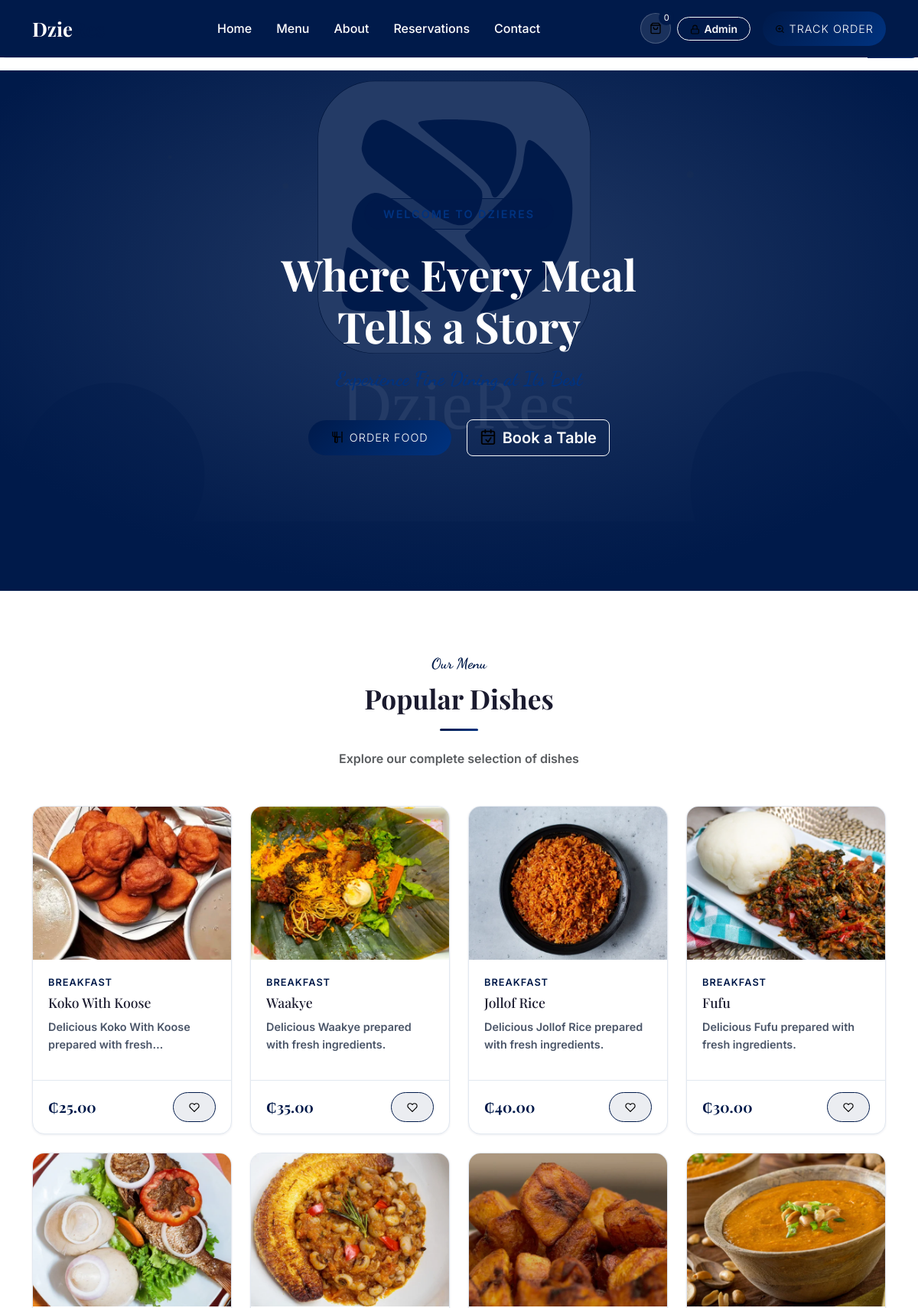
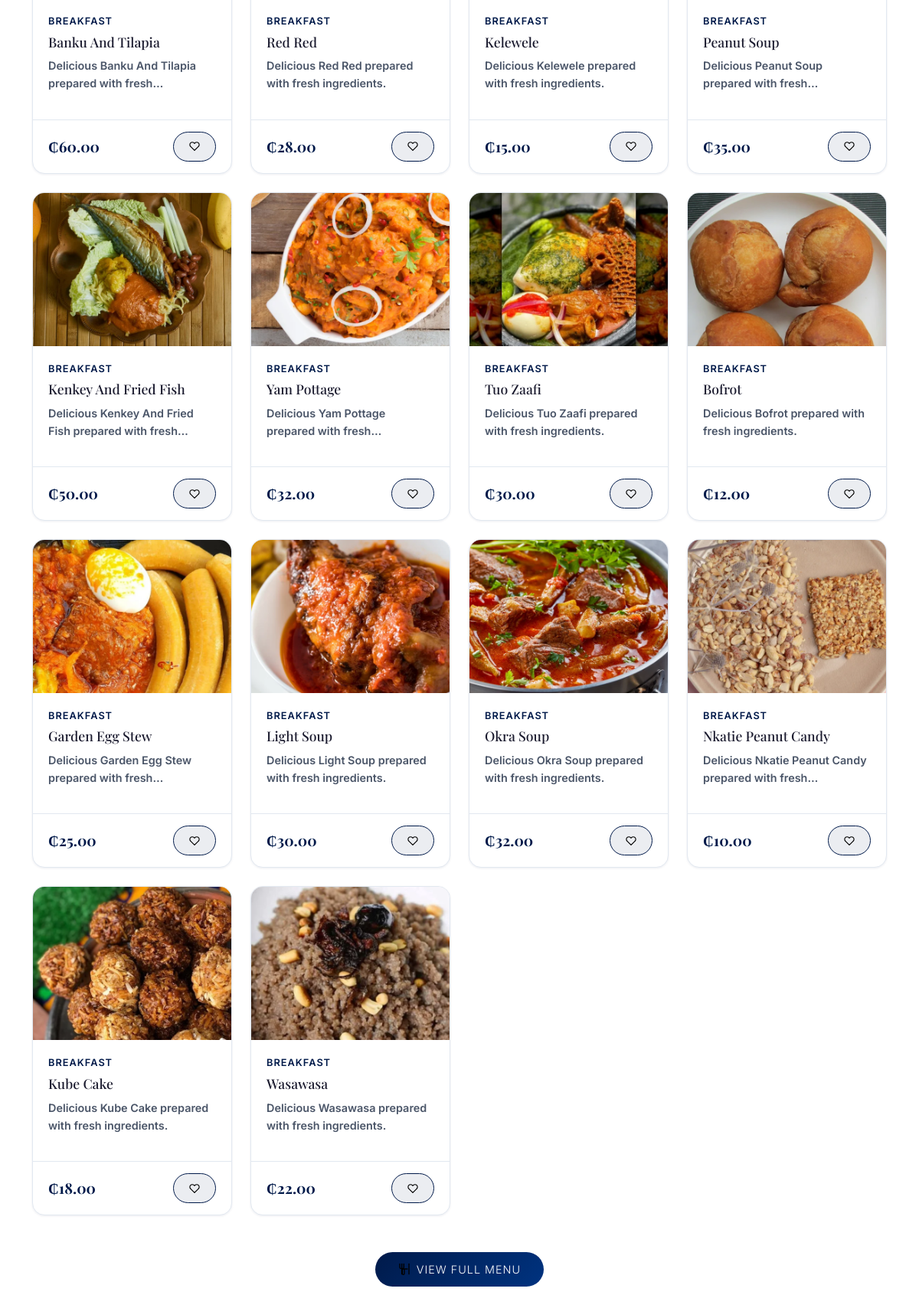
The page / (upper part) on the database its author committed (2 pictures, top to bottom).
### tables this page shows
CREATE TABLE foods (
    id INTEGER PRIMARY KEY AUTOINCREMENT,
    category_id INTEGER NOT NULL,
    name VARCHAR(200) NOT NULL,
    slug VARCHAR(200) NOT NULL UNIQUE,
    description TEXT,
    ingredients TEXT,
    price DECIMAL(10,2) NOT NULL,
    discount_percent DECIMAL(5,2) DEFAULT 0,
    final_price DECIMAL(10,2),
    calories INTEGER,
    preparation_time INTEGER, -- in minutes
    image VARCHAR(255),
    images TEXT, -- JSON array
    spice_level TEXT DEFAULT 'mild',
    availability TEXT DEFAULT 'available',
    status TEXT DEFAULT 'active',
    is_featured INTEGER DEFAULT 0,
    is_todays_special INTEGER DEFAULT 0,
    is_chef_recommendation INTEGER DEFAULT 0,
    tags TEXT, -- JSON array
    serving_size VARCHAR(50),
    allergens TEXT, -- JSON array
    preparation_time_range VARCHAR(50),
    unit TEXT DEFAULT 'plate',
    stock_quantity INTEGER DEFAULT 999,
    min_order_qty INTEGER DEFAULT 1,
    max_order_qty INTEGER DEFAULT 20,
    sort_order INTEGER DEFAULT 0,
    created_at DATETIME DEFAULT CURRENT_TIMESTAMP,
    updated_at DATETIME DEFAULT CURRENT_TIMESTAMP,
    FOREIGN KEY (category_id) REFERENCES categories(id) ON DELETE CASCADE
);

CREATE TABLE categories (
    id INTEGER PRIMARY KEY AUTOINCREMENT,
    name VARCHAR(100) NOT NULL,
    slug VARCHAR(100) NOT NULL UNIQUE,
    description TEXT,
    image VARCHAR(255),
    icon VARCHAR(50),
    parent_id INTEGER,
    sort_order INTEGER DEFAULT 0,
    status TEXT DEFAULT 'active',
    is_featured INTEGER DEFAULT 0,
    created_at DATETIME DEFAULT CURRENT_TIMESTAMP,
    updated_at DATETIME DEFAULT CURRENT_TIMESTAMP,
    FOREIGN KEY (parent_id) REFERENCES categories(id) ON DELETE SET NULL
);

### views/home.php (the view, shortened to what the rows shown need)
<section class="hero-section" id="home">
    <div class="hero-bg"></div>
    <div class="hero-content" data-aos="fade-up">
        <div class="hero-badge">Welcome to DzieRes</div>
        <h1 class="hero-title">Where Every Meal<br>Tells a Story</h1>
        <p class="hero-subtitle">Experience Fine Dining at Its Best</p>
        <div class="hero-buttons">
            <a href="<?= \baseUrl('menu') ?>" class="btn btn-gold btn-lg">
                <?= \icon('utensils', ['style' => 'width:1.1em;height:1.1em;margin-right:0.5rem;vertical-align:-0.15em;']) ?>Order Food
            </a>
            <a href="<?= \baseUrl('reservations') ?>" class="btn btn-outline-light btn-lg">
                <?= \icon('calendar-check', ['style' => 'width:1.1em;height:1.1em;margin-right:0.5rem;vertical-align:-0.15em;']) ?>Book a Table
            </a>
        </div>
    </div>
</section>
<section class="section-padding" id="menu">
    <div class="container">
        <div class="text-center mb-5" data-aos="fade-up">
            <p class="section-subtitle">Our Menu</p>
            <h2 class="section-title">Popular Dishes</h2>
            <div class="section-divider mx-auto"></div>
            <p class="text-muted">Explore our complete selection of dishes</p>
        </div>
        <div class="row g-4">
            <?php if (!empty($allFoods)): ?>
                <?php foreach ($allFoods as $food): ?>
                <div class="col-md-6 col-lg-4 col-xl-3" data-aos="fade-up">
                    <div class="food-card">
                        <div class="food-image">
                            <a href="<?= \baseUrl('menu/' . $food->slug) ?>">
                                <img src="<?= \menuImageUrl($food) ?>" alt="<?= \escape($food->name) ?>" loading="lazy">
                            </a>
                        </div>
                        <div class="food-body">
                            <p class="food-category"><?= \escape($food->category_name ?? '') ?></p>
                            <h5 class="food-name">
                                <a href="<?= \baseUrl('menu/' . $food->slug) ?>" class="text-decoration-none text-reset stretched-link-target">
                                    <?= \escape($food->name) ?>
                                </a>
                            </h5>
                            <p class="food-description"><?= \truncate($food->description ?? '', 70) ?></p>
                        </div>
                        <div class="food-footer">
                            <div class="food-price">
                                <?= \formatPrice($food->final_price ?? $food->price) ?>
                            </div>
                            <button class="btn btn-light-gold btn-sm favorite-btn" data-food-id="<?= $food->id ?>">
                                <?= \icon('heart', []) ?>
                            </button>
                        </div>
                    </div>
                </div>
                <?php endforeach; ?>
            <?php endif; ?>
        </div>
        <div class="text-center mt-5">
            <a href="<?= \baseUrl('menu') ?>" class="btn btn-gold btn-lg">
                <?= \icon('utensils', ['style' => 'width:1.1em;height:1.1em;margin-right:0.5rem;vertical-align:-0.15em;']) ?>View Full Menu
            </a>
        </div>
    </div>
</section>

### Router.php (shortened to what the rows shown need)
<?php
class Router
{
    private array $routes = [];
    private array $middleware = [];
    private string $prefix = '';
    private function addRoute(string $methods, string $path, $handler, array $middleware): void
    {
        $path = $this->prefix . $path;
        $methods = explode('|', $methods);
        foreach ($methods as $method) {
            $this->routes[] = [
                'method' => strtoupper(trim($method)),
                'path' => $path,
                'handler' => $handler,
                'middleware' => array_merge($this->middleware, $middleware),
                'pattern' => $this->pathToRegex($path),
            ];
        }
    }
    public function group(string $prefix, callable $callback, array $middleware = []): void
    {
        $previousPrefix = $this->prefix;
        $previousMiddleware = $this->middleware;
        $this->prefix = $previousPrefix . $prefix;
        $this->middleware = array_merge($previousMiddleware, $middleware);
        $this->prefix = $previousPrefix;
        $this->middleware = $previousMiddleware;
    }
    public function dispatch(): void
    {
        $uri = parse_url($_SERVER['REQUEST_URI'], PHP_URL_PATH);
        $basePath = dirname($_SERVER['SCRIPT_NAME']);
        if ($basePath !== '/' && strpos($uri, $basePath) === 0) {
            $uri = substr($uri, strlen($basePath));
        }
        $uri = '/' . trim($uri, '/');
        if ($uri === '/') {
            $uri = '/';
        }
        foreach ($this->routes as $route) {
            if (preg_match($route['pattern'], $uri, $matches)) {
                $params = array_filter($matches, function($key) {
                    return !is_numeric($key);
                }, ARRAY_FILTER_USE_KEY);
                $this->executeHandler($route['handler'], $params);
                return;
            }
        }
    }
    private function pathToRegex(string $path): string
    {
        $pattern = preg_replace('/\{([a-zA-Z_]+)\}/', '(?P<$1>[^/]+)', $path);
        $pattern = str_replace('/', '\/', $pattern);
        return '/^' . $pattern . '$/';
    }
    private function executeHandler($handler, array $params): void
    {
        if (is_callable($handler)) {
            call_user_func_array($handler, $params);
        } elseif (is_string($handler)) {
            if (strpos($handler, '@') !== false) {
                [$controller, $method] = explode('@', $handler);
                $instance = new $controller();
                call_user_func_array([$instance, $method], $params);
            } else {
                view($handler, $params);
            }
        }
    }
}

### helpers/functions.php (shortened to what the rows shown need)
<?php
function app(): array
{
    static $config = null;
    if ($config === null) {
        $config = require __DIR__ . '/../config/app.php';
    }
    return $config;
}
function db(): Database
{
    return Database::getInstance();
}
function config(string $key, $default = null)
{
    $dbValue = dbConfigValue($key);
    $keys = explode('.', $key);
    $value = app();
    foreach ($keys as $segment) {
        $value = $value[$segment];
    }
    return $value;
}
function dbConfigValue(string $key)
{
    static $map = [
        'tax.rate'               => 'tax_rate',
        'service_charge'         => 'service_charge',
        'delivery.fee'           => 'delivery_fee',
        'delivery.free_above'    => 'free_delivery_above',
        'currency.symbol'        => 'currency_symbol',
        'currency.code'          => 'currency_code',
        'restaurant.name'        => 'restaurant_name',
        'restaurant.tagline'     => 'restaurant_tagline',
        'restaurant.phone'       => 'restaurant_phone',
        'restaurant.email'       => 'restaurant_email',
        'restaurant.address'     => 'restaurant_address',
        'restaurant.opening_hours' => 'opening_hours',
        'loyalty.points_per_ghs' => 'loyalty_points_per_ghs',
        'loyalty.welcome_points' => 'welcome_points',
        'app.accent_color'       => 'accent_color',
        'app.primary_color'      => 'primary_color',
    ];
    if (!isset($map[$key])) {
        return null;
    }
    try {
        return getSetting($map[$key]);
    } catch (\Throwable $e) {
        return null;
    }
}
function detectBaseUrl(): string
{
    $configured = config('url');
    if (!empty($_SERVER['HTTP_HOST'])) {
        $scheme = (!empty($_SERVER['HTTPS']) && $_SERVER['HTTPS'] !== 'off') ? 'https' : 'http';
        $host = $_SERVER['HTTP_HOST'];
        $script = $_SERVER['SCRIPT_NAME'] ?? '/index.php';
        $basePath = rtrim(dirname($script), '/');
        return $scheme . '://' . $host . $basePath;
    }
    return rtrim($configured ?: 'http://localhost/restaurant', '/');
}
function baseUrl(string $path = ''): string
{
    static $base = null;
    if ($base === null) {
        $base = detectBaseUrl();
    }
    return rtrim($base, '/') . '/' . ltrim($path, '/');
}
function escape(string $value): string
{
    return htmlspecialchars($value, ENT_QUOTES | ENT_HTML5, 'UTF-8');
}
function truncate(string $text, int $length = 100, string $suffix = '...'): string
{
    if (mb_strlen($text) <= $length) {
        return $text;
    }
    return mb_substr($text, 0, $length - mb_strlen($suffix)) . $suffix;
}
function formatPrice(float $amount): string
{
    $symbol = config('currency.symbol', '₵');
    return $symbol . number_format($amount, 2);
}
function getSetting(string $key, $default = null)
{
    $result = db()->fetch("SELECT value FROM settings WHERE `key` = ?", [$key]);
    return $result ? $result->value : $default;
}
function view(string $view, array $data = []): void
{
    extract($data);
    $viewPath = __DIR__ . '/../views/' . $view . '.php';
    require $viewPath;
}
function asset(string $path): string
{
    return baseUrl('assets/' . ltrim($path, '/'));
}
function icon(string $name, array $attrs = []): string
{
    $file = $map[$name] ?? 'search.svg';
    $src = asset('images/icons/' . $file);
    $html = '<img src="' . $src . '" alt="' . $name . '" class="icon icon-' . $name . '"';
    foreach ($attrs as $k => $v) {
        $html .= ' ' . $k . '="' . htmlspecialchars($v, ENT_QUOTES) . '"';
    }
    $html .= '>';
    return $html;
}
function menuImageUrl(object $food): string
{
    $slug = $food->slug ?? '';
    $menuDir = __DIR__ . '/../assets/images/menu/';
    if ($slug && is_dir($menuDir)) {
        foreach (glob($menuDir . $slug . '-*.{jpg,jpeg,png,webp}', GLOB_BRACE) as $file) {
            return asset('images/menu/' . basename($file));
        }
    }
    return asset('images/food-placeholder.svg');
}

### rows shown on the page
foods: slug (picture), category.name "BREAKFAST", name "Koko With Koose", description "Delicious Koko With Koose prepared with…", price "₵25.00"
foods: slug (picture), category.name "BREAKFAST", name "Waakye", description "Delicious Waakye prepared with fresh ingredients.", price "₵35.00"
foods: slug (picture), category.name "BREAKFAST", name "Jollof Rice", description "Delicious Jollof Rice prepared with fresh ingredients.", price "₵40.00"
foods: slug (picture), category.name "BREAKFAST", name "Fufu", description "Delicious Fufu prepared with fresh ingredients.", price "₵30.00"
foods: slug (picture), category.name "BREAKFAST", name "Banku And Tilapia", description "Delicious Banku And Tilapia prepared with…", price "₵60.00"
foods: slug (picture), category.name "BREAKFAST", name "Red Red", description "Delicious Red Red prepared with fresh ingredients.", price "₵28.00"
foods: slug (picture), category.name "BREAKFAST", name "Kelewele", description "Delicious Kelewele prepared with fresh ingredients.", price "₵15.00"
foods: slug (picture), category.name "BREAKFAST", name "Peanut Soup", description "Delicious Peanut Soup prepared with…", price "₵35.00"
foods: slug (picture), category.name "BREAKFAST", name "Kenkey And Fried Fish", description "Delicious Kenkey And Fried Fish prepared with…", price "₵50.00"
foods: slug (picture), category.name "BREAKFAST", name "Yam Pottage", description "Delicious Yam Pottage prepared with…", price "₵32.00"
foods: slug (picture), category.name "BREAKFAST", name "Tuo Zaafi", description "Delicious Tuo Zaafi prepared with fresh ingredients.", price "₵30.00"
foods: slug (picture), category.name "BREAKFAST", name "Bofrot", description "Delicious Bofrot prepared with fresh ingredients.", price "₵12.00"
foods: slug (picture), category.name "BREAKFAST", name "Garden Egg Stew", description "Delicious Garden Egg Stew prepared with…", price "₵25.00"
foods: slug (picture), category.name "BREAKFAST", name "Light Soup", description "Delicious Light Soup prepared with fresh ingredients.", price "₵30.00"
foods: slug (picture), category.name "BREAKFAST", name "Okra Soup", description "Delicious Okra Soup prepared with fresh ingredients.", price "₵32.00"
foods: slug (picture), category.name "BREAKFAST", name "Nkatie Peanut Candy", description "Delicious Nkatie Peanut Candy prepared with…", price "₵10.00"
foods: slug (picture), category.name "BREAKFAST", name "Kube Cake", description "Delicious Kube Cake prepared with fresh ingredients.", price "₵18.00"
foods: slug (picture), category.name "BREAKFAST", name "Wasawasa", description "Delicious Wasawasa prepared with fresh ingredients.", price "₵22.00"
